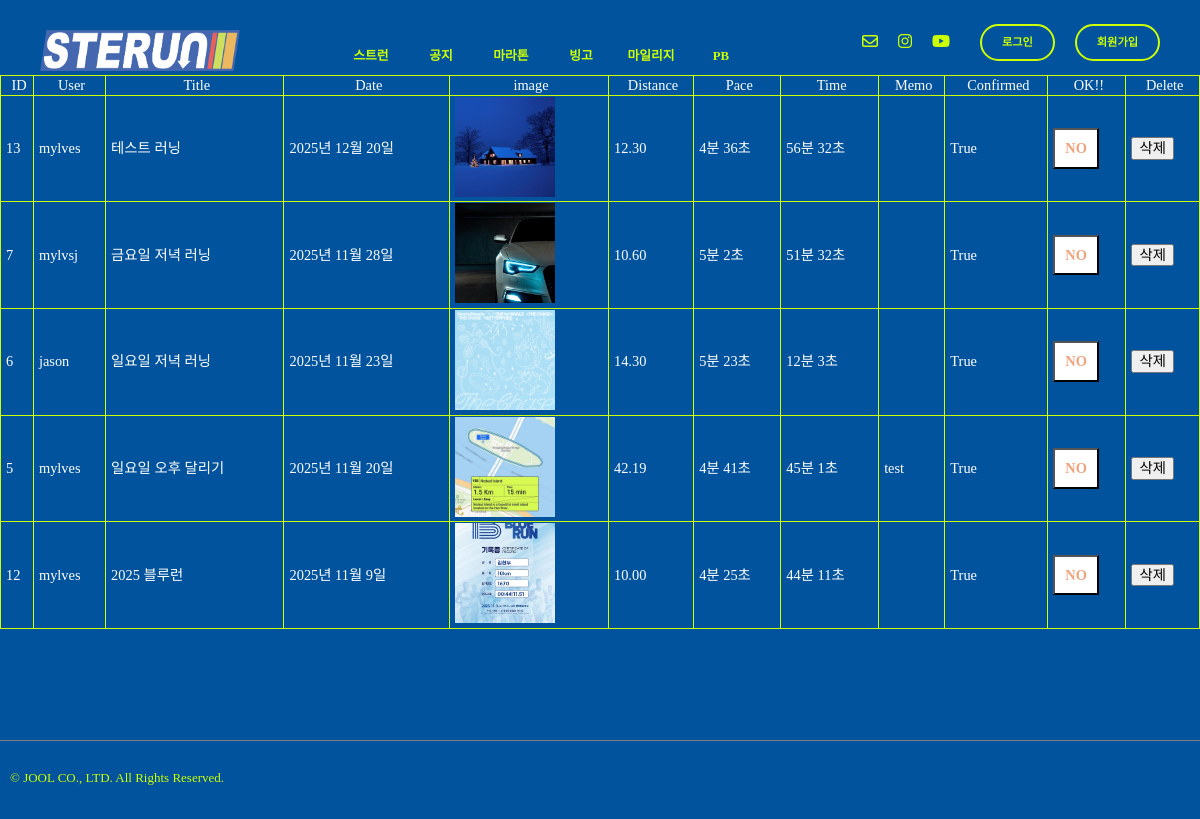
Page /runres/recordCheck/ on the committed database.
### record/models.py (models this page shows, shortened)
class Record(models.Model):
    record_id = models.AutoField(primary_key=True)
    title = models.CharField(max_length=50)
    user = models.ForeignKey(settings.AUTH_USER_MODEL,on_delete=models.CASCADE)
    team = models.ForeignKey(Team, null=True, blank=True, on_delete=models.SET_NULL)
    record_date = models.DateField(blank=True, null=True)
    image = ResizedImageField(size=[500,500], upload_to="record", blank=False)
    distance = models.DecimalField(max_digits=6, decimal_places=2, blank=False, null=False)
    pace_m = models.IntegerField(null=True, blank=True)
    pace_s = models.IntegerField(null=True, blank=True)
    time_h = models.IntegerField(null=True, blank=True)
    time_m = models.IntegerField(null=True, blank=True)
    time_s = models.IntegerField(null=True, blank=True)
    desc = models.TextField(blank=True)
    confirmed = models.BooleanField(default=False)

### record/views.py (the view)
# urls.py: path('recordCheck/', views.recordCheck, name="recordCheck"),
def recordCheck(request):
    record = Record.objects.order_by('-record_date')
    return render(request,"admin/record_check.html", {"record":record})

### templates/admin/record_check.html (shortened to what this page needs)
{% extends "base.html" %}
{% load static %}
{% block content %}
  <table class="record-check-table">
    <thead>
      <tr>
        <th>ID</th>
        <th>User</th>
        <th>Title</th>
        <th>Date</th>
        <th>image</th>
        <th>Distance</th>
        <th>Pace</th>
        <th>Time</th>
        <th>Memo</th>
        <th>Confirmed</th>
        <th>OK!!</th>
        <th>Delete</th>
      </tr>
    </thead>
    {% for data in record %}
      <tbody>
        <tr>
          <td>{{ data.record_id }}</td>
          <td>{{ data.user }}</td>
          <td>{{ data.title }}</td>
          <td>{{ data.record_date }}</td>
          <td>
            <a href="{{ data.image.url }}" target="_blank">
              <img src="/media/{{ data.image }}" alt="logo-top" height="100px" width="100px">
            </a>
          </td>
          <td>{{ data.distance }}</td>
          <td>{{ data.pace_m }}분
            {{ data.pace_s }}초</td>
          <td>{{ data.time_m }}분
            {{ data.time_s }}초</td>
          <td>{{ data.desc }}</td>
          <td>{{ data.confirmed }}</td>
          <td>
            {% if data.confirmed == False %}
              <form action="{% url 'runres:recordConfirm' data.record_id %}" method="post">
                {% csrf_token %}
                <button type="submit" class="yes-btn">OK</button>
              </form>
            {% else %}
              <form action="{% url 'runres:recordReject' data.record_id %}" method="post">
                <button type="submit" class="no-btn">NO</button>
              </form>
            {% endif %}
          </td>
          <td>
            <button onclick="openDeleteModal('{{ data.record_id }}')" class="btn-delete">
              삭제
            </button>
          </td>
        </tr>
      </tbody>
    {% endfor %}
  </table>
{% endblock content %}

### static/css/joolmag.css (style rules this page uses)
:root { --j-pink: #eea47f; --blue: #1e90ff; --white: #ffffff; --black: black; --jblue: #00539c; --jlightgreen: #cdff06; --kakaoyellow: #f7e600; --jdeepblue: #013563; }
* { font-family: "Escoredream"; font-weight: 300; }
a { text-decoration-line: none; color: var(--text-color); }
html { overflow-y: scroll; }
img { object-fit: cover; }
button { cursor: pointer; position: relative; }
.mainbg { background-color: var(--jblue); margin: 0; padding: 0; overflow-y: auto; overflow-x: auto; }
.record-check-table { color: var(--white); font-size: 0.9rem; width: 100%; border: 1px solid var(--jlightgreen); border-collapse: collapse; }
th, td { border: 1px solid var(--jlightgreen); border-collapse: collapse; padding-left: 5px; }
.no-btn { color: var(--j-pink); background-color: var(--white); font-weight: 700; padding: 10px 10px 10px 10px; }

### static/css/article.css (style rules this page uses)
:root { --j-pink: #eea47f; --blue: #1e90ff; --white: #ffffff; --black: black; --jblue: #00539c; --jlightgreen: #cdff06; --kakaoyellow: #f7e600; --jdeepblue: #013563; }
* { font-family: "Escoredream"; font-weight: 300; }
html { overflow-y: scroll; }
.mainbg { background-color: var(--jblue); margin: 0; padding: 0; overflow-y: auto; overflow-x: auto; }

### rows in the picture
Record: record_id "13", user "mylves", title "테스트 러닝", record_date "2025년 12월 20일", image (picture), distance "12.30", pace_m "4", pace_s "36", time_m "56", time_s "32", confirmed "True", shows "NO"
Record: record_id "7", user "mylvsj", title "금요일 저녁 러닝", record_date "2025년 11월 28일", image (picture), distance "10.60", pace_m "5", pace_s "2", time_m "51", time_s "32", confirmed "True", shows "NO"
Record: record_id "6", user "jason", title "일요일 저녁 러닝", record_date "2025년 11월 23일", image (picture), distance "14.30", pace_m "5", pace_s "23", time_m "12", time_s "3", confirmed "True", shows "NO"
Record: record_id "5", user "mylves", title "일요일 오후 달리기", record_date "2025년 11월 20일", image (picture), distance "42.19", pace_m "4", pace_s "41", time_m "45", time_s "1", desc "test", confirmed "True", shows "NO"
Record: record_id "12", user "mylves", title "2025 블루런", record_date "2025년 11월 9일", image (picture), distance "10.00", pace_m "4", pace_s "25", time_m "44", time_s "11", confirmed "True", shows "NO"
